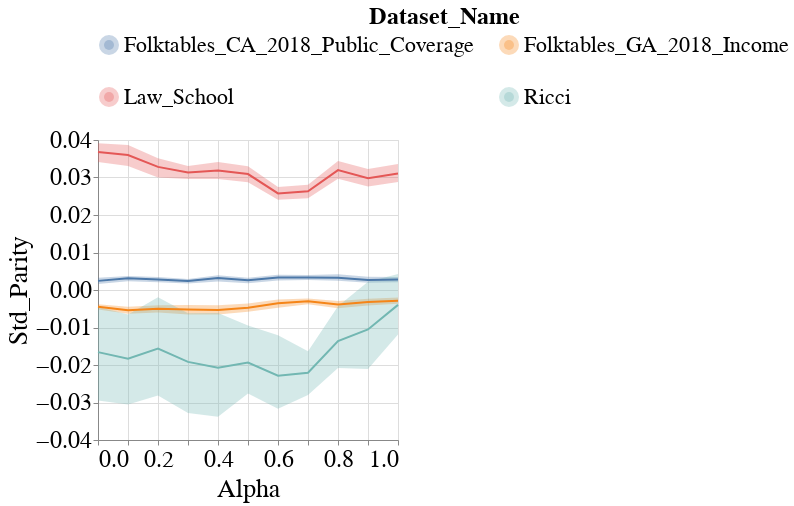

Notebook source saved alongside this figure:
### Code cell
visualizer.create_group_metric_line_bands_per_dataset_plot(model_name=MODEL_NAMES[0],
                                                           metric_type='group',
                                                           metric_name='Std_Parity',
                                                           dataset_groups_dct={
                                                               'Folktables_GA_2018_Income': 'RAC1P',
                                                               'Law_School': 'race',
                                                               'Folktables_CA_2018_Public_Coverage': 'RAC1P',
                                                               'Ricci': 'Race',
                                                           })

### Figure 1 — Vega-Lite specification as saved in the notebook (floating-point values rounded to 4 significant figures; data arrays with more than 128 entries replaced by an {"elided": "..."} marker saying what was removed)
{"config": {"view": {"continuousWidth": 400, "continuousHeight": 300}, "axis": {"labelFontSize": 24, "labelFontWeight": "normal", "titleFontSize": 26, "titleFontWeight": "normal"}, "legend": {"columns": 2, "direction": "horizontal", "labelFontSize": 22, "labelLimit": 400, "orient": "top", "symbolStrokeWidth": 10, "titleAnchor": "middle", "titleFontSize": 24, "titleLimit": 300}, "title": {"fontSize": 22}}, "layer": [{"mark": {"type": "errorband", "extent": "ci"}, "encoding": {"color": {"field": "Dataset_Name", "type": "nominal"}, "x": {"field": "Intervention_Param", "title": "Alpha", "type": "quantitative"}, "y": {"field": "Metric_Value", "scale": {"zero": false}, "title": "Std_Parity", "type": "quantitative"}}}, {"mark": "line", "encoding": {"color": {"field": "Dataset_Name", "type": "nominal"}, "x": {"field": "Intervention_Param", "title": "Alpha", "type": "quantitative"}, "y": {"aggregate": "mean", "field": "Metric_Value", "scale": {"zero": false}, "title": "Std_Parity", "type": "quantitative"}}}], "data": {"name": "data-788c78e0f820d8bed6137198981c6568"}, "height": 300, "width": 300, "$schema": "https://vega.github.io/schema/vega-lite/v4.17.0.json", "datasets": {"data-788c78e0f820d8bed6137198981c6568": {"elided": "264 records"}}}
